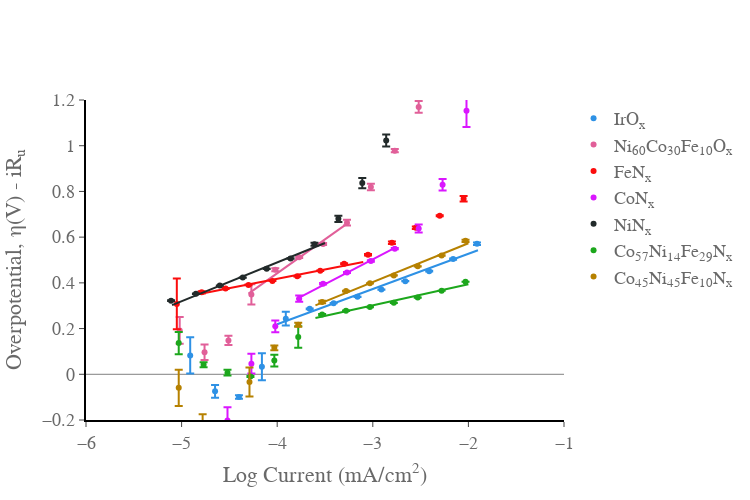

Write notebook code for a chart like this one.
### Code cell
import plotly.graph_objects as go
import numpy as np
import pandas as pd
import plotly.express as px
from scipy.optimize import curve_fit
from pandas import DataFrame as df
from EC_data_processing_lib import get_header_length
from EC_data_processing_lib import get_decimal_separator
from Data_setup_FirstPaper_350mV import data_set
import os
from galvani import BioLogic
fig_title = 'First Paper Nitrides'
currentcorrect = 1000 #converts to mA to A in the log
areacorrect = 1 #converts the surface area in the log
#start figure, assign colors 
fig = go.Figure()
fig.update_xaxes(range=[-6, -1.0],
    nticks=10,
    ticks='outside',
    showgrid=False, gridwidth=1, gridcolor='grey',
    zeroline=False, zerolinecolor='grey', zerolinewidth= 1,
    showline=True, linewidth=2, linecolor='black')

fig.update_yaxes(range=[-0.2, 1.2],
    nticks=10,
    showgrid=False, gridwidth=1, gridcolor='grey',
    ticks='outside',
    zeroline=True, zerolinecolor='grey', zerolinewidth= 1,
    showline=True, linewidth=2, linecolor='black')
colors = px.colors.qualitative.Dark24

fig.update_layout(
    xaxis_title="Log Current (mA/cm<sup>2</sup>)",
    yaxis_title="Overpotential, η(V) - iR<sub>u</sub>",
    font=dict(
        family="Times New Roman, monospace",
        size=18,
        color="dimgrey",
    ),
    width = 750,
    height = 500,
)
fig.update_layout({
    "plot_bgcolor": "rgba(0, 0, 0, 0)",
    'paper_bgcolor': 'rgba(255, 255, 255, 255)', #sets the background to be transparent... might appear black in .jpeg but will be transparent in the .svg
})
fig.update_layout(
    )
#load in data either .mpr or .mpt
for i in data_set:
    
    file = data_set[i]['data_Tafel']
    if not os.path.exists(file):
        continue
    if file.endswith('mpt'):
        headerlength = get_header_length(file)
        data = pd.read_csv(file, encoding='ansi', sep="\t", decimal=get_decimal_separator(file),  skiprows=range(headerlength))
        current_column = '<I>/mA'
    else:
        mpr_file = BioLogic.MPRfile(file)
        data = pd.DataFrame(mpr_file.data)
        current_column = 'I/mA'
    if not os.path.exists(data_set[i]['data_Tafel']):
        continue
    
    #define variables, sets up number of experiments, does the voltage correction based on Ru and 
    exp = data['Ns']
    Nexp = exp[-1:] + 1
    voltage = data['Ewe/V']
    current = data['control/mA']
    current = current/data_set[i]['mass']
    voltage_corrected = data['Ewe/V'] - data['control/mA'] * data_set[i]['Ru']/1000 - data_set[i]['cal'] #does the iR correction converts to overpotential
    #creates numpy array Tafel with the voltage, voltage error, and logJ from the data 
    j = 0
    Tafel = []
    for j in range(int(Nexp)):
        v = df.mean(voltage_corrected.loc[exp==j])
        verr = df.std(voltage_corrected.loc[exp==j])
        J = current / currentcorrect / areacorrect
        logJ = np.log10(J.loc[exp==j])
        logJ = logJ.iloc[0:1] 
        logJ = float(logJ)
        logJ = np.round(logJ,2)
        Tafel.append([v, verr, logJ])   
    Tafel = np.array(Tafel)
    
    #calculate fits 
    
    x = np.array(Tafel[:,2])
    y = np.array(Tafel[:,0])
    fit_min = data_set[i]['fit_min']
    fit_max = data_set[i]['fit_max']
    mask = (x >= fit_min) & (x <= fit_max)
    x_fit = x[mask]
    y_fit = y[mask]
    z, cov = np.polyfit(x_fit, y_fit, 1, cov=True)
    slope = z[0]
    intercept = z[1]
    slope_error = np.sqrt(cov[0,0])
    intercept_error = np.sqrt(cov[1,1])
    print(f"{data_set[i]['label']}: slope={slope*1000:.0f}±{slope_error*1000:.0f} mV/decade, Y-intercept={intercept:.2f}±{intercept_error:.2f}")
    
    x_pred = np.linspace(fit_min, fit_max, num=50)
    y_pred = np.polyval(z, x_pred)
    fig.add_trace(go.Scatter(
        x=x_pred,
        y=y_pred,
        mode='lines',
        showlegend= False,
        line_color=colors[data_set[i]['color_index']]
))

    fig.add_trace(go.Scatter(
        x=Tafel[:,2],
        y=Tafel[:,0],
        error_y=dict(
            type='data',
            
            array=Tafel[:,1],
            visible=True),
        mode='markers',
        name= data_set[i]['label'],
        line_color = colors[data_set[i]['color_index']],
    ),
    
   
)


## convert your array into a dataframe

fig.show()
fig.write_image(fig_title +' Tafel.jpeg')
fig.write_image(fig_title + ' Tafel.svg')

### Figure 1 — Plotly figure (JSON) as saved in the notebook; plotly's stock layout.template omitted (floating-point values rounded to 4 significant figures)
{"data": [{"line": {"color": "#2E91E5"}, "mode": "lines", "showlegend": false, "type": "scatter", "x": [-4, -3.957, -3.914, -3.871, -3.829, -3.786, -3.743, -3.7, -3.657, -3.614, -3.571, -3.529, -3.486, -3.443, -3.4, -3.357, -3.314, -3.271, -3.229, -3.186, -3.143, -3.1, -3.057, -3.014, -2.971, -2.929, -2.886, -2.843, -2.8, -2.757, -2.714, -2.671, -2.629, -2.586, -2.543, -2.5, -2.457, -2.414, -2.371, -2.329, -2.286, -2.243, -2.2, -2.157, -2.114, -2.071, -2.029, -1.986, -1.943, -1.9], "y": [0.2191, 0.2257, 0.2323, 0.2389, 0.2455, 0.2521, 0.2587, 0.2653, 0.272, 0.2786, 0.2852, 0.2918, 0.2984, 0.305, 0.3116, 0.3182, 0.3248, 0.3314, 0.338, 0.3446, 0.3512, 0.3578, 0.3644, 0.371, 0.3776, 0.3842, 0.3908, 0.3975, 0.4041, 0.4107, 0.4173, 0.4239, 0.4305, 0.4371, 0.4437, 0.4503, 0.4569, 0.4635, 0.4701, 0.4767, 0.4833, 0.4899, 0.4965, 0.5031, 0.5097, 0.5164, 0.523, 0.5296, 0.5362, 0.5428]}, {"error_y": {"array": [0.07958, 0.0276, 0.007268, 0.05872, 0.03006, 0.001565, 0.0008233, 0.0005529, 0.0004459, 0.0007359, 0.001442, 0.002258, 0.005449], "type": "data", "visible": true}, "line": {"color": "#2E91E5"}, "mode": "markers", "name": "IrO<sub>x</sub>", "type": "scatter", "x": [-4.91, -4.65, -4.4, -4.16, -3.91, -3.66, -3.41, -3.16, -2.91, -2.66, -2.41, -2.16, -1.91], "y": [0.08261, -0.07463, -0.09928, 0.03287, 0.2435, 0.2862, 0.3112, 0.3389, 0.3706, 0.4073, 0.4513, 0.5039, 0.5711]}, {"line": {"color": "#E15F99"}, "mode": "lines", "showlegend": false, "type": "scatter", "x": [-4.3, -4.279, -4.257, -4.236, -4.214, -4.193, -4.171, -4.15, -4.129, -4.107, -4.086, -4.064, -4.043, -4.021, -4, -3.979, -3.957, -3.936, -3.914, -3.893, -3.871, -3.85, -3.829, -3.807, -3.786, -3.764, -3.743, -3.721, -3.7, -3.679, -3.657, -3.636, -3.614, -3.593, -3.571, -3.55, -3.529, -3.507, -3.486, -3.464, -3.443, -3.421, -3.4, -3.379, -3.357, -3.336, -3.314, -3.293, -3.271, -3.25], "y": [0.3531, 0.3595, 0.3658, 0.3722, 0.3785, 0.3849, 0.3912, 0.3976, 0.404, 0.4103, 0.4167, 0.423, 0.4294, 0.4357, 0.4421, 0.4484, 0.4548, 0.4611, 0.4675, 0.4739, 0.4802, 0.4866, 0.4929, 0.4993, 0.5056, 0.512, 0.5183, 0.5247, 0.5311, 0.5374, 0.5438, 0.5501, 0.5565, 0.5628, 0.5692, 0.5755, 0.5819, 0.5883, 0.5946, 0.601, 0.6073, 0.6137, 0.62, 0.6264, 0.6327, 0.6391, 0.6455, 0.6518, 0.6582, 0.6645]}, {"error_y": {"array": [0.05847, 0.03398, 0.02008, 0.04435, 0.00647, 0.003178, 0.00416, 0.0124, 0.0145, 0.007429, 0.02587, 0.2456, 0.6723], "type": "data", "visible": true}, "line": {"color": "#E15F99"}, "mode": "markers", "name": "Ni<sub>60</sub>Co<sub>30</sub>Fe<sub>10</sub>O<sub>x</sub>", "type": "scatter", "x": [-5.02, -4.76, -4.51, -4.27, -4.02, -3.77, -3.52, -3.27, -3.02, -2.77, -2.52, -2.27, -2.02], "y": [0.192, 0.0967, 0.1482, 0.3491, 0.4569, 0.5121, 0.5701, 0.6633, 0.8193, 0.9785, 1.17, 1.767, 3.663]}, {"line": {"color": "#FB0D0D"}, "mode": "lines", "showlegend": false, "type": "scatter", "x": [-4.8, -4.765, -4.731, -4.696, -4.661, -4.627, -4.592, -4.557, -4.522, -4.488, -4.453, -4.418, -4.384, -4.349, -4.314, -4.28, -4.245, -4.21, -4.176, -4.141, -4.106, -4.071, -4.037, -4.002, -3.967, -3.933, -3.898, -3.863, -3.829, -3.794, -3.759, -3.724, -3.69, -3.655, -3.62, -3.586, -3.551, -3.516, -3.482, -3.447, -3.412, -3.378, -3.343, -3.308, -3.273, -3.239, -3.204, -3.169, -3.135, -3.1], "y": [0.3524, 0.3552, 0.3581, 0.3609, 0.3637, 0.3666, 0.3694, 0.3722, 0.3751, 0.3779, 0.3808, 0.3836, 0.3864, 0.3893, 0.3921, 0.3949, 0.3978, 0.4006, 0.4034, 0.4063, 0.4091, 0.4119, 0.4148, 0.4176, 0.4204, 0.4233, 0.4261, 0.429, 0.4318, 0.4346, 0.4375, 0.4403, 0.4431, 0.446, 0.4488, 0.4516, 0.4545, 0.4573, 0.4601, 0.463, 0.4658, 0.4687, 0.4715, 0.4743, 0.4772, 0.48, 0.4828, 0.4857, 0.4885, 0.4913]}, {"error_y": {"array": [0.1109, 0.004589, 0.002142, 0.001291, 0.0007968, 0.0004859, 0.0006802, 0.001565, 0.003182, 0.005807, 0.005477, 0.001972, 0.01207], "type": "data", "visible": true}, "line": {"color": "#FB0D0D"}, "mode": "markers", "name": "FeN<sub>x</sub>", "type": "scatter", "x": [-5.05, -4.79, -4.54, -4.3, -4.05, -3.79, -3.55, -3.3, -3.05, -2.8, -2.55, -2.3, -2.05], "y": [0.3079, 0.3585, 0.3752, 0.391, 0.4084, 0.4285, 0.453, 0.4837, 0.5233, 0.5753, 0.6406, 0.6936, 0.768]}, {"line": {"color": "#DA16FF"}, "mode": "lines", "showlegend": false, "type": "scatter", "x": [-3.8, -3.78, -3.759, -3.739, -3.718, -3.698, -3.678, -3.657, -3.637, -3.616, -3.596, -3.576, -3.555, -3.535, -3.514, -3.494, -3.473, -3.453, -3.433, -3.412, -3.392, -3.371, -3.351, -3.331, -3.31, -3.29, -3.269, -3.249, -3.229, -3.208, -3.188, -3.167, -3.147, -3.127, -3.106, -3.086, -3.065, -3.045, -3.024, -3.004, -2.984, -2.963, -2.943, -2.922, -2.902, -2.882, -2.861, -2.841, -2.82, -2.8], "y": [0.3288, 0.3332, 0.3377, 0.3421, 0.3466, 0.351, 0.3555, 0.3599, 0.3643, 0.3688, 0.3732, 0.3777, 0.3821, 0.3866, 0.391, 0.3955, 0.3999, 0.4044, 0.4088, 0.4133, 0.4177, 0.4222, 0.4266, 0.431, 0.4355, 0.4399, 0.4444, 0.4488, 0.4533, 0.4577, 0.4622, 0.4666, 0.4711, 0.4755, 0.48, 0.4844, 0.4889, 0.4933, 0.4977, 0.5022, 0.5066, 0.5111, 0.5155, 0.52, 0.5244, 0.5289, 0.5333, 0.5378, 0.5422, 0.5467]}, {"error_y": {"array": [0.008905, 0.01315, 0.058, 0.04331, 0.02576, 0.01374, 0.003231, 0.002417, 0.003253, 0.003098, 0.01751, 0.02536, 0.071], "type": "data", "visible": true}, "line": {"color": "#DA16FF"}, "mode": "markers", "name": "CoN<sub>x</sub>", "type": "scatter", "x": [-5.02, -4.77, -4.52, -4.27, -4.02, -3.77, -3.52, -3.27, -3.02, -2.77, -2.52, -2.27, -2.02], "y": [-0.4255, -0.3825, -0.2017, 0.04635, 0.2099, 0.3306, 0.3963, 0.4453, 0.4958, 0.5497, 0.638, 0.8294, 1.153]}, {"line": {"color": "#222A2A"}, "mode": "lines", "showlegend": false, "type": "scatter", "x": [-5.1, -5.067, -5.035, -5.002, -4.969, -4.937, -4.904, -4.871, -4.839, -4.806, -4.773, -4.741, -4.708, -4.676, -4.643, -4.61, -4.578, -4.545, -4.512, -4.48, -4.447, -4.414, -4.382, -4.349, -4.316, -4.284, -4.251, -4.218, -4.186, -4.153, -4.12, -4.088, -4.055, -4.022, -3.99, -3.957, -3.924, -3.892, -3.859, -3.827, -3.794, -3.761, -3.729, -3.696, -3.663, -3.631, -3.598, -3.565, -3.533, -3.5], "y": [0.3023, 0.3078, 0.3134, 0.319, 0.3245, 0.3301, 0.3356, 0.3412, 0.3467, 0.3523, 0.3578, 0.3634, 0.369, 0.3745, 0.3801, 0.3856, 0.3912, 0.3967, 0.4023, 0.4078, 0.4134, 0.419, 0.4245, 0.4301, 0.4356, 0.4412, 0.4467, 0.4523, 0.4578, 0.4634, 0.469, 0.4745, 0.4801, 0.4856, 0.4912, 0.4967, 0.5023, 0.5078, 0.5134, 0.519, 0.5245, 0.5301, 0.5356, 0.5412, 0.5467, 0.5523, 0.5578, 0.5634, 0.569, 0.5745]}, {"error_y": {"array": [0.001403, 0.00127, 0.000591, 0.0003272, 0.0005677, 0.001566, 0.00677, 0.01349, 0.02271, 0.02645, 0.08244, 0.6065, 0.5621], "type": "data", "visible": true}, "line": {"color": "#222A2A"}, "mode": "markers", "name": "NiN<sub>x</sub>", "type": "scatter", "x": [-5.11, -4.85, -4.6, -4.36, -4.11, -3.86, -3.61, -3.36, -3.11, -2.86, -2.61, -2.36, -2.11], "y": [0.3221, 0.3524, 0.3883, 0.423, 0.4612, 0.5066, 0.5687, 0.68, 0.8366, 1.023, 1.345, 2.697, 5.649]}, {"line": {"color": "#1CA71C"}, "mode": "lines", "showlegend": false, "type": "scatter", "x": [-3.6, -3.567, -3.535, -3.502, -3.469, -3.437, -3.404, -3.371, -3.339, -3.306, -3.273, -3.241, -3.208, -3.176, -3.143, -3.11, -3.078, -3.045, -3.012, -2.98, -2.947, -2.914, -2.882, -2.849, -2.816, -2.784, -2.751, -2.718, -2.686, -2.653, -2.62, -2.588, -2.555, -2.522, -2.49, -2.457, -2.424, -2.392, -2.359, -2.327, -2.294, -2.261, -2.229, -2.196, -2.163, -2.131, -2.098, -2.065, -2.033, -2], "y": [0.2459, 0.2489, 0.2519, 0.2549, 0.258, 0.261, 0.264, 0.267, 0.27, 0.273, 0.2761, 0.2791, 0.2821, 0.2851, 0.2881, 0.2912, 0.2942, 0.2972, 0.3002, 0.3032, 0.3062, 0.3093, 0.3123, 0.3153, 0.3183, 0.3213, 0.3243, 0.3274, 0.3304, 0.3334, 0.3364, 0.3394, 0.3424, 0.3455, 0.3485, 0.3515, 0.3545, 0.3575, 0.3605, 0.3636, 0.3666, 0.3696, 0.3726, 0.3756, 0.3787, 0.3817, 0.3847, 0.3877, 0.3907, 0.3937]}, {"error_y": {"array": [0.04853, 0.01142, 0.01263, 0.002191, 0.02565, 0.04718, 0.002487, 0.0007246, 0.0005074, 0.000409, 0.0003478, 0.0003166, 0.0001541], "type": "data", "visible": true}, "line": {"color": "#1CA71C"}, "mode": "markers", "name": "Co<sub>57</sub>Ni<sub>14</sub>Fe<sub>29</sub>N<sub>x</sub>", "type": "scatter", "x": [-5.03, -4.77, -4.52, -4.28, -4.03, -3.78, -3.53, -3.28, -3.03, -2.78, -2.53, -2.28, -2.03], "y": [0.1367, 0.04168, 0.007254, -0.009503, 0.06021, 0.163, 0.2613, 0.278, 0.2941, 0.3126, 0.3357, 0.3654, 0.4047]}, {"line": {"color": "#B68100"}, "mode": "lines", "showlegend": false, "type": "scatter", "x": [-3.6, -3.567, -3.535, -3.502, -3.469, -3.437, -3.404, -3.371, -3.339, -3.306, -3.273, -3.241, -3.208, -3.176, -3.143, -3.11, -3.078, -3.045, -3.012, -2.98, -2.947, -2.914, -2.882, -2.849, -2.816, -2.784, -2.751, -2.718, -2.686, -2.653, -2.62, -2.588, -2.555, -2.522, -2.49, -2.457, -2.424, -2.392, -2.359, -2.327, -2.294, -2.261, -2.229, -2.196, -2.163, -2.131, -2.098, -2.065, -2.033, -2], "y": [0.3015, 0.307, 0.3126, 0.3181, 0.3237, 0.3292, 0.3348, 0.3403, 0.3459, 0.3514, 0.357, 0.3625, 0.3681, 0.3736, 0.3792, 0.3847, 0.3903, 0.3958, 0.4014, 0.4069, 0.4125, 0.418, 0.4236, 0.4291, 0.4347, 0.4402, 0.4458, 0.4513, 0.4569, 0.4624, 0.468, 0.4735, 0.4791, 0.4846, 0.4902, 0.4957, 0.5013, 0.5068, 0.5124, 0.5179, 0.5235, 0.529, 0.5346, 0.5401, 0.5457, 0.5512, 0.5568, 0.5623, 0.5679, 0.5734]}, {"error_y": {"array": [0.07903, 0.06134, 0.01284, 0.06356, 0.01079, 0.008684, 0.005307, 0.001451, 0.0009354, 0.0004766, 0.0008694, 0.001509, 0.005246], "type": "data", "visible": true}, "line": {"color": "#B68100"}, "mode": "markers", "name": "Co<sub>45</sub>Ni<sub>45</sub>Fe<sub>10</sub>N<sub>x</sub>", "type": "scatter", "x": [-5.03, -4.78, -4.53, -4.29, -4.03, -3.78, -3.53, -3.28, -3.03, -2.78, -2.53, -2.28, -2.03], "y": [-0.05934, -0.2357, -0.2627, -0.03411, 0.1157, 0.2163, 0.3159, 0.364, 0.3979, 0.4324, 0.4723, 0.5198, 0.5838]}], "layout": {"font": {"color": "dimgrey", "family": "Times New Roman, monospace", "size": 18}, "height": 500, "paper_bgcolor": "rgba(255, 255, 255, 255)", "plot_bgcolor": "rgba(0, 0, 0, 0)", "width": 750, "xaxis": {"gridcolor": "grey", "gridwidth": 1, "linecolor": "black", "linewidth": 2, "nticks": 10, "range": [-6, -1], "showgrid": false, "showline": true, "ticks": "outside", "title": {"text": "Log Current (mA/cm<sup>2</sup>)"}, "zeroline": false, "zerolinecolor": "grey", "zerolinewidth": 1}, "yaxis": {"gridcolor": "grey", "gridwidth": 1, "linecolor": "black", "linewidth": 2, "nticks": 10, "range": [-0.2, 1.2], "showgrid": false, "showline": true, "ticks": "outside", "title": {"text": "Overpotential, η(V) - iR<sub>u</sub>"}, "zeroline": true, "zerolinecolor": "grey", "zerolinewidth": 1}}}
